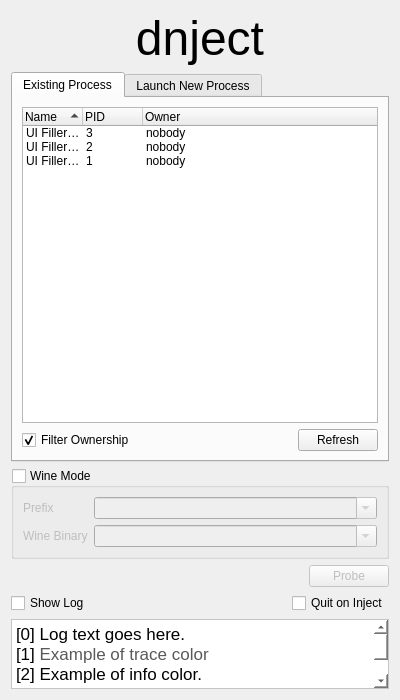
<?xml version="1.0" encoding="UTF-8"?>
<ui version="4.0">
 <class>main</class>
 <widget class="QWidget" name="main">
  <property name="geometry">
   <rect>
    <x>0</x>
    <y>0</y>
    <width>400</width>
    <height>700</height>
   </rect>
  </property>
  <property name="sizePolicy">
   <sizepolicy hsizetype="Preferred" vsizetype="Preferred">
    <horstretch>0</horstretch>
    <verstretch>2</verstretch>
   </sizepolicy>
  </property>
  <property name="minimumSize">
   <size>
    <width>400</width>
    <height>650</height>
   </size>
  </property>
  <property name="maximumSize">
   <size>
    <width>600</width>
    <height>16777215</height>
   </size>
  </property>
  <property name="windowTitle">
   <string>dnject</string>
  </property>
  <layout class="QVBoxLayout" name="verticalLayout">
   <item>
    <widget class="QLabel" name="title">
     <property name="font">
      <font>
       <pointsize>36</pointsize>
      </font>
     </property>
     <property name="toolTip">
      <string>$wag$oft present</string>
     </property>
     <property name="text">
      <string>dnject</string>
     </property>
     <property name="alignment">
      <set>Qt::AlignHCenter|Qt::AlignTop</set>
     </property>
    </widget>
   </item>
   <item>
    <widget class="QStackedWidget" name="main_stack">
     <property name="currentIndex">
      <number>0</number>
     </property>
     <widget class="QWidget" name="target_page">
      <layout class="QVBoxLayout" name="verticalLayout_5">
       <property name="leftMargin">
        <number>0</number>
       </property>
       <property name="topMargin">
        <number>0</number>
       </property>
       <property name="rightMargin">
        <number>0</number>
       </property>
       <property name="bottomMargin">
        <number>0</number>
       </property>
       <item>
        <widget class="QTabWidget" name="target_tabs">
         <property name="enabled">
          <bool>true</bool>
         </property>
         <property name="currentIndex">
          <number>0</number>
         </property>
         <widget class="QWidget" name="proc_tab">
          <property name="sizePolicy">
           <sizepolicy hsizetype="Expanding" vsizetype="Preferred">
            <horstretch>0</horstretch>
            <verstretch>0</verstretch>
           </sizepolicy>
          </property>
          <attribute name="title">
           <string>Existing Process</string>
          </attribute>
          <attribute name="toolTip">
           <string>Choose a running process to inject into</string>
          </attribute>
          <layout class="QVBoxLayout" name="verticalLayout_3">
           <item>
            <widget class="QTreeWidget" name="proc_table">
             <property name="indentation">
              <number>0</number>
             </property>
             <property name="uniformRowHeights">
              <bool>true</bool>
             </property>
             <property name="itemsExpandable">
              <bool>false</bool>
             </property>
             <property name="sortingEnabled">
              <bool>true</bool>
             </property>
             <property name="expandsOnDoubleClick">
              <bool>false</bool>
             </property>
             <attribute name="headerDefaultSectionSize">
              <number>60</number>
             </attribute>
             <attribute name="headerStretchLastSection">
              <bool>true</bool>
             </attribute>
             <column>
              <property name="text">
               <string>Name</string>
              </property>
             </column>
             <column>
              <property name="text">
               <string>PID</string>
              </property>
             </column>
             <column>
              <property name="text">
               <string>Owner</string>
              </property>
             </column>
             <item>
              <property name="text">
               <string>UI Filler Process 3</string>
              </property>
              <property name="text">
               <string>3</string>
              </property>
              <property name="text">
               <string>nobody</string>
              </property>
             </item>
             <item>
              <property name="text">
               <string>UI Filler Process 2</string>
              </property>
              <property name="text">
               <string>2</string>
              </property>
              <property name="text">
               <string>nobody</string>
              </property>
             </item>
             <item>
              <property name="text">
               <string>UI Filler Process</string>
              </property>
              <property name="text">
               <string>1</string>
              </property>
              <property name="text">
               <string>nobody</string>
              </property>
             </item>
            </widget>
           </item>
           <item>
            <layout class="QHBoxLayout" name="proc_table_tools_layout">
             <item>
              <widget class="QCheckBox" name="proc_owner_filter">
               <property name="toolTip">
                <string>Filters the process list to processes owned by the current user</string>
               </property>
               <property name="text">
                <string>Filter Ownership</string>
               </property>
               <property name="checked">
                <bool>true</bool>
               </property>
              </widget>
             </item>
             <item>
              <widget class="QPushButton" name="proc_refresh">
               <property name="sizePolicy">
                <sizepolicy hsizetype="Fixed" vsizetype="Fixed">
                 <horstretch>0</horstretch>
                 <verstretch>0</verstretch>
                </sizepolicy>
               </property>
               <property name="toolTip">
                <string>Refresh the list of processes</string>
               </property>
               <property name="text">
                <string>Refresh</string>
               </property>
              </widget>
             </item>
            </layout>
           </item>
          </layout>
         </widget>
         <widget class="QWidget" name="launch_tab">
          <property name="sizePolicy">
           <sizepolicy hsizetype="Expanding" vsizetype="Preferred">
            <horstretch>0</horstretch>
            <verstretch>0</verstretch>
           </sizepolicy>
          </property>
          <attribute name="title">
           <string>Launch New Process</string>
          </attribute>
          <attribute name="toolTip">
           <string>Select an executable to launch as a child process and inject into</string>
          </attribute>
          <layout class="QGridLayout" name="gridLayout_2">
           <property name="leftMargin">
            <number>8</number>
           </property>
           <property name="rightMargin">
            <number>8</number>
           </property>
           <property name="bottomMargin">
            <number>3</number>
           </property>
           <property name="horizontalSpacing">
            <number>8</number>
           </property>
           <property name="verticalSpacing">
            <number>5</number>
           </property>
           <item row="0" column="1">
            <widget class="QComboBox" name="exe_path_edit">
             <property name="sizePolicy">
              <sizepolicy hsizetype="Expanding" vsizetype="Fixed">
               <horstretch>0</horstretch>
               <verstretch>0</verstretch>
              </sizepolicy>
             </property>
             <property name="toolTip">
              <string>Path to the executable which dnject will probe and launch</string>
             </property>
             <property name="editable">
              <bool>true</bool>
             </property>
             <property name="insertPolicy">
              <enum>QComboBox::InsertAtTop</enum>
             </property>
             <property name="placeholderText">
              <string>Executable Path</string>
             </property>
            </widget>
           </item>
           <item row="4" column="0" colspan="3">
            <widget class="QGroupBox" name="env_gbox">
             <property name="title">
              <string>Environment variables</string>
             </property>
             <layout class="QGridLayout" name="gridLayout_3">
              <property name="leftMargin">
               <number>8</number>
              </property>
              <property name="topMargin">
               <number>8</number>
              </property>
              <property name="rightMargin">
               <number>8</number>
              </property>
              <property name="bottomMargin">
               <number>5</number>
              </property>
              <property name="horizontalSpacing">
               <number>3</number>
              </property>
              <item row="2" column="1">
               <widget class="QToolButton" name="env_del_button">
                <property name="sizePolicy">
                 <sizepolicy hsizetype="Fixed" vsizetype="Fixed">
                  <horstretch>0</horstretch>
                  <verstretch>1</verstretch>
                 </sizepolicy>
                </property>
                <property name="text">
                 <string>+</string>
                </property>
               </widget>
              </item>
              <item row="2" column="0" rowspan="3">
               <widget class="QTreeWidget" name="env_table">
                <property name="showDropIndicator" stdset="0">
                 <bool>false</bool>
                </property>
                <property name="alternatingRowColors">
                 <bool>true</bool>
                </property>
                <property name="rootIsDecorated">
                 <bool>false</bool>
                </property>
                <property name="sortingEnabled">
                 <bool>true</bool>
                </property>
                <column>
                 <property name="text">
                  <string>Key</string>
                 </property>
                </column>
                <column>
                 <property name="text">
                  <string>Value</string>
                 </property>
                </column>
                <item>
                 <property name="text">
                  <string>UI Test Var</string>
                 </property>
                 <property name="text">
                  <string>1</string>
                 </property>
                </item>
                <item>
                 <property name="text">
                  <string>UI Test 2</string>
                 </property>
                 <property name="text">
                  <string>/bin</string>
                 </property>
                </item>
               </widget>
              </item>
              <item row="0" column="0">
               <widget class="QCheckBox" name="inherit_env_checkbox">
                <property name="toolTip">
                 <string>Whether to include dnject's environment variables into the target launch environment.</string>
                </property>
                <property name="text">
                 <string>Inherit environment</string>
                </property>
               </widget>
              </item>
              <item row="4" column="1">
               <widget class="QToolButton" name="env_add_button">
                <property name="enabled">
                 <bool>false</bool>
                </property>
                <property name="sizePolicy">
                 <sizepolicy hsizetype="Fixed" vsizetype="Fixed">
                  <horstretch>0</horstretch>
                  <verstretch>1</verstretch>
                 </sizepolicy>
                </property>
                <property name="text">
                 <string>-</string>
                </property>
               </widget>
              </item>
              <item row="3" column="1">
               <spacer name="verticalSpacer">
                <property name="orientation">
                 <enum>Qt::Vertical</enum>
                </property>
                <property name="sizeHint" stdset="0">
                 <size>
                  <width>0</width>
                  <height>0</height>
                 </size>
                </property>
               </spacer>
              </item>
             </layout>
            </widget>
           </item>
           <item row="0" column="0">
            <widget class="QLabel" name="exe_label">
             <property name="text">
              <string>Executable</string>
             </property>
            </widget>
           </item>
           <item row="2" column="0">
            <widget class="QLabel" name="cwd_label">
             <property name="toolTip">
              <string/>
             </property>
             <property name="text">
              <string>Work Dir</string>
             </property>
            </widget>
           </item>
           <item row="0" column="2">
            <widget class="QToolButton" name="exe_pick">
             <property name="text">
              <string/>
             </property>
            </widget>
           </item>
           <item row="2" column="2">
            <widget class="QToolButton" name="cwd_pick">
             <property name="text">
              <string/>
             </property>
            </widget>
           </item>
           <item row="2" column="1">
            <widget class="QComboBox" name="cwd_path_edit">
             <property name="sizePolicy">
              <sizepolicy hsizetype="Expanding" vsizetype="Fixed">
               <horstretch>0</horstretch>
               <verstretch>0</verstretch>
              </sizepolicy>
             </property>
             <property name="toolTip">
              <string>Optional path to the working directory in which the target will launch</string>
             </property>
             <property name="editable">
              <bool>true</bool>
             </property>
             <property name="insertPolicy">
              <enum>QComboBox::InsertAtTop</enum>
             </property>
             <property name="placeholderText">
              <string>Working Directory (Optional)</string>
             </property>
            </widget>
           </item>
          </layout>
         </widget>
        </widget>
       </item>
       <item>
        <widget class="QGroupBox" name="wine_mode_gbox">
         <property name="toolTip">
          <string>Enable windows library injection in wine context of target</string>
         </property>
         <property name="title">
          <string>Wine Mode</string>
         </property>
         <property name="checkable">
          <bool>true</bool>
         </property>
         <property name="checked">
          <bool>false</bool>
         </property>
         <layout class="QGridLayout" name="wine_gbox_layout">
          <property name="sizeConstraint">
           <enum>QLayout::SetMinimumSize</enum>
          </property>
          <item row="0" column="1">
           <widget class="QComboBox" name="wine_prefix">
            <property name="enabled">
             <bool>false</bool>
            </property>
            <property name="sizePolicy">
             <sizepolicy hsizetype="Expanding" vsizetype="Fixed">
              <horstretch>0</horstretch>
              <verstretch>0</verstretch>
             </sizepolicy>
            </property>
            <property name="toolTip">
             <string>The wine prefix that dnject will run the win32 injection in</string>
            </property>
            <property name="editable">
             <bool>true</bool>
            </property>
            <property name="insertPolicy">
             <enum>QComboBox::InsertAtTop</enum>
            </property>
           </widget>
          </item>
          <item row="1" column="0">
           <widget class="QLabel" name="wine_loc_label">
            <property name="text">
             <string>Wine Binary</string>
            </property>
           </widget>
          </item>
          <item row="1" column="1">
           <widget class="QComboBox" name="wine_loc">
            <property name="enabled">
             <bool>false</bool>
            </property>
            <property name="sizePolicy">
             <sizepolicy hsizetype="Expanding" vsizetype="Fixed">
              <horstretch>0</horstretch>
              <verstretch>0</verstretch>
             </sizepolicy>
            </property>
            <property name="toolTip">
             <string>The wine executable that dnject will use to run the win32 injection</string>
            </property>
            <property name="editable">
             <bool>true</bool>
            </property>
            <property name="insertPolicy">
             <enum>QComboBox::InsertAtTop</enum>
            </property>
            <property name="duplicatesEnabled">
             <bool>true</bool>
            </property>
           </widget>
          </item>
          <item row="0" column="0">
           <widget class="QLabel" name="wine_prefix_label">
            <property name="text">
             <string>Prefix</string>
            </property>
           </widget>
          </item>
         </layout>
        </widget>
       </item>
       <item>
        <layout class="QHBoxLayout" name="probe_btn_layout">
         <item>
          <spacer name="probe_btn_spacer">
           <property name="orientation">
            <enum>Qt::Horizontal</enum>
           </property>
           <property name="sizeHint" stdset="0">
            <size>
             <width>0</width>
             <height>0</height>
            </size>
           </property>
          </spacer>
         </item>
         <item>
          <widget class="QPushButton" name="probe_button">
           <property name="enabled">
            <bool>false</bool>
           </property>
           <property name="text">
            <string>Probe</string>
           </property>
           <property name="autoDefault">
            <bool>true</bool>
           </property>
           <property name="default">
            <bool>true</bool>
           </property>
          </widget>
         </item>
        </layout>
       </item>
      </layout>
     </widget>
     <widget class="QWidget" name="attach_inject_page">
      <layout class="QVBoxLayout" name="verticalLayout_6">
       <property name="spacing">
        <number>8</number>
       </property>
       <property name="leftMargin">
        <number>0</number>
       </property>
       <property name="topMargin">
        <number>0</number>
       </property>
       <property name="rightMargin">
        <number>0</number>
       </property>
       <property name="bottomMargin">
        <number>0</number>
       </property>
       <item>
        <widget class="QGroupBox" name="target_gbox">
         <property name="title">
          <string>Target</string>
         </property>
         <property name="flat">
          <bool>false</bool>
         </property>
         <property name="checkable">
          <bool>false</bool>
         </property>
         <layout class="QGridLayout" name="target_gbox_layout">
          <property name="sizeConstraint">
           <enum>QLayout::SetMinimumSize</enum>
          </property>
          <property name="topMargin">
           <number>8</number>
          </property>
          <property name="bottomMargin">
           <number>8</number>
          </property>
          <item row="2" column="1">
           <widget class="QLabel" name="t_user">
            <property name="text">
             <string>Owner:</string>
            </property>
           </widget>
          </item>
          <item row="2" column="0">
           <widget class="QLabel" name="t_pid">
            <property name="text">
             <string>PID:</string>
            </property>
           </widget>
          </item>
          <item row="3" column="1">
           <widget class="QLabel" name="t_type">
            <property name="text">
             <string>Type:</string>
            </property>
           </widget>
          </item>
          <item row="4" column="0" colspan="2">
           <widget class="QLabel" name="t_has_perms">
            <property name="toolTip">
             <string>UI Placeholder: elaborate on status here</string>
            </property>
            <property name="text">
             <string>Can Attach:</string>
            </property>
           </widget>
          </item>
          <item row="3" column="0">
           <widget class="QLabel" name="t_exe">
            <property name="text">
             <string>Executable:</string>
            </property>
            <property name="wordWrap">
             <bool>true</bool>
            </property>
           </widget>
          </item>
          <item row="6" column="0" colspan="2">
           <layout class="QHBoxLayout" name="t_actions">
            <item>
             <widget class="QPushButton" name="copy_or_launch_button">
              <property name="toolTip">
               <string>Copy target process information to Launch page</string>
              </property>
              <property name="text">
               <string>Copy to Launch</string>
              </property>
             </widget>
            </item>
            <item>
             <spacer name="t_actions_spacer">
              <property name="orientation">
               <enum>Qt::Horizontal</enum>
              </property>
              <property name="sizeHint" stdset="0">
               <size>
                <width>0</width>
                <height>0</height>
               </size>
              </property>
             </spacer>
            </item>
            <item>
             <widget class="QPushButton" name="kill_button">
              <property name="enabled">
               <bool>false</bool>
              </property>
              <property name="sizePolicy">
               <sizepolicy hsizetype="Preferred" vsizetype="Fixed">
                <horstretch>0</horstretch>
                <verstretch>0</verstretch>
               </sizepolicy>
              </property>
              <property name="toolTip">
               <string>(violently)</string>
              </property>
              <property name="text">
               <string>Kill</string>
              </property>
             </widget>
            </item>
            <item>
             <widget class="QPushButton" name="attach_button">
              <property name="sizePolicy">
               <sizepolicy hsizetype="Preferred" vsizetype="Fixed">
                <horstretch>0</horstretch>
                <verstretch>0</verstretch>
               </sizepolicy>
              </property>
              <property name="toolTip">
               <string>Attempt to gain control of the process. This can involve privelege elevation depending on the platform and target.</string>
              </property>
              <property name="text">
               <string>Attach</string>
              </property>
              <property name="autoDefault">
               <bool>true</bool>
              </property>
              <property name="default">
               <bool>true</bool>
              </property>
             </widget>
            </item>
           </layout>
          </item>
          <item row="1" column="0">
           <widget class="QLabel" name="t_name">
            <property name="text">
             <string>Name:</string>
            </property>
           </widget>
          </item>
          <item row="1" column="1">
           <widget class="QLabel" name="t_status">
            <property name="text">
             <string>Status:</string>
            </property>
           </widget>
          </item>
         </layout>
        </widget>
       </item>
       <item>
        <widget class="QGroupBox" name="lib_list_gbox">
         <property name="enabled">
          <bool>false</bool>
         </property>
         <property name="title">
          <string>Inject List</string>
         </property>
         <property name="alignment">
          <set>Qt::AlignLeading|Qt::AlignLeft|Qt::AlignVCenter</set>
         </property>
         <layout class="QVBoxLayout" name="lib_list_gbox_layout">
          <property name="spacing">
           <number>5</number>
          </property>
          <property name="sizeConstraint">
           <enum>QLayout::SetMinimumSize</enum>
          </property>
          <property name="topMargin">
           <number>8</number>
          </property>
          <property name="bottomMargin">
           <number>3</number>
          </property>
          <item>
           <layout class="QGridLayout" name="lib_list_layout">
            <property name="verticalSpacing">
             <number>3</number>
            </property>
            <item row="0" column="0" rowspan="4">
             <widget class="QListWidget" name="lib_list">
              <property name="toolTip">
               <string>List of libraries to inject to target.
Drag drag to reorder and drop files to add them.</string>
              </property>
              <property name="styleSheet">
               <string notr="true">background-color: rgba(0,0,0,0)</string>
              </property>
              <property name="editTriggers">
               <set>QAbstractItemView::DoubleClicked|QAbstractItemView::EditKeyPressed|QAbstractItemView::SelectedClicked</set>
              </property>
              <property name="dragEnabled">
               <bool>true</bool>
              </property>
              <property name="dragDropMode">
               <enum>QAbstractItemView::InternalMove</enum>
              </property>
              <property name="defaultDropAction">
               <enum>Qt::LinkAction</enum>
              </property>
              <property name="alternatingRowColors">
               <bool>true</bool>
              </property>
              <property name="movement">
               <enum>QListView::Free</enum>
              </property>
             </widget>
            </item>
            <item row="3" column="1">
             <widget class="QToolButton" name="lib_del">
              <property name="enabled">
               <bool>false</bool>
              </property>
              <property name="sizePolicy">
               <sizepolicy hsizetype="Preferred" vsizetype="Preferred">
                <horstretch>0</horstretch>
                <verstretch>0</verstretch>
               </sizepolicy>
              </property>
              <property name="toolTip">
               <string>Remove library from injection list</string>
              </property>
              <property name="text">
               <string>-</string>
              </property>
             </widget>
            </item>
            <item row="0" column="1">
             <widget class="QToolButton" name="lib_add">
              <property name="sizePolicy">
               <sizepolicy hsizetype="Preferred" vsizetype="Preferred">
                <horstretch>0</horstretch>
                <verstretch>0</verstretch>
               </sizepolicy>
              </property>
              <property name="toolTip">
               <string>Add manual entry to injection list</string>
              </property>
              <property name="text">
               <string>+</string>
              </property>
              <property name="icon">
               <iconset theme="list-add">
                <normaloff>.</normaloff>.</iconset>
              </property>
              <property name="toolButtonStyle">
               <enum>Qt::ToolButtonTextOnly</enum>
              </property>
             </widget>
            </item>
            <item row="1" column="1">
             <widget class="QToolButton" name="lib_pick">
              <property name="sizePolicy">
               <sizepolicy hsizetype="Preferred" vsizetype="Preferred">
                <horstretch>0</horstretch>
                <verstretch>0</verstretch>
               </sizepolicy>
              </property>
              <property name="toolTip">
               <string>Open file picker to add library to injection list</string>
              </property>
              <property name="text">
               <string>...</string>
              </property>
              <property name="icon">
               <iconset theme="folder-open">
                <normaloff>.</normaloff>.</iconset>
              </property>
             </widget>
            </item>
            <item row="2" column="1">
             <widget class="QToolButton" name="lib_move">
              <property name="enabled">
               <bool>false</bool>
              </property>
              <property name="sizePolicy">
               <sizepolicy hsizetype="Preferred" vsizetype="Preferred">
                <horstretch>0</horstretch>
                <verstretch>0</verstretch>
               </sizepolicy>
              </property>
              <property name="toolTip">
               <string>Move library upwards in injection list</string>
              </property>
              <property name="text">
               <string>^</string>
              </property>
              <property name="icon">
               <iconset theme="go-up">
                <normaloff>.</normaloff>.</iconset>
              </property>
             </widget>
            </item>
            <item row="0" column="0" rowspan="4">
             <widget class="QLabel" name="lib_drag_label">
              <property name="text">
               <string>Drop libraries here to add</string>
              </property>
              <property name="alignment">
               <set>Qt::AlignCenter</set>
              </property>
             </widget>
            </item>
           </layout>
          </item>
          <item>
           <layout class="QHBoxLayout" name="inject_btn_layout">
            <item>
             <spacer name="inject_btn_spacer">
              <property name="orientation">
               <enum>Qt::Horizontal</enum>
              </property>
              <property name="sizeHint" stdset="0">
               <size>
                <width>0</width>
                <height>0</height>
               </size>
              </property>
             </spacer>
            </item>
            <item>
             <widget class="QPushButton" name="inject_button">
              <property name="enabled">
               <bool>false</bool>
              </property>
              <property name="text">
               <string>Inject</string>
              </property>
             </widget>
            </item>
           </layout>
          </item>
         </layout>
        </widget>
       </item>
       <item>
        <widget class="QGroupBox" name="module_list_gbox">
         <property name="enabled">
          <bool>false</bool>
         </property>
         <property name="title">
          <string>Injected Modules</string>
         </property>
         <layout class="QVBoxLayout" name="verticalLayout_7">
          <property name="spacing">
           <number>5</number>
          </property>
          <property name="sizeConstraint">
           <enum>QLayout::SetMinimumSize</enum>
          </property>
          <property name="topMargin">
           <number>8</number>
          </property>
          <property name="bottomMargin">
           <number>3</number>
          </property>
          <item>
           <widget class="QTreeWidget" name="module_list">
            <property name="editTriggers">
             <set>QAbstractItemView::NoEditTriggers</set>
            </property>
            <property name="showDropIndicator" stdset="0">
             <bool>false</bool>
            </property>
            <property name="alternatingRowColors">
             <bool>true</bool>
            </property>
            <property name="rootIsDecorated">
             <bool>false</bool>
            </property>
            <property name="uniformRowHeights">
             <bool>true</bool>
            </property>
            <property name="sortingEnabled">
             <bool>true</bool>
            </property>
            <property name="headerHidden">
             <bool>false</bool>
            </property>
            <attribute name="headerDefaultSectionSize">
             <number>50</number>
            </attribute>
            <column>
             <property name="text">
              <string/>
             </property>
            </column>
            <column>
             <property name="text">
              <string>File</string>
             </property>
            </column>
            <column>
             <property name="text">
              <string>Handle</string>
             </property>
            </column>
            <item>
             <property name="text">
              <string>New Item</string>
             </property>
             <property name="text">
              <string>UI Test lib</string>
             </property>
             <property name="text">
              <string>0x000</string>
             </property>
            </item>
            <item>
             <property name="text">
              <string>New Item</string>
             </property>
             <property name="text">
              <string>2</string>
             </property>
             <property name="text">
              <string>3</string>
             </property>
            </item>
           </widget>
          </item>
          <item>
           <layout class="QHBoxLayout" name="eject_btn_layout">
            <item>
             <spacer name="eject_spacer">
              <property name="orientation">
               <enum>Qt::Horizontal</enum>
              </property>
              <property name="sizeHint" stdset="0">
               <size>
                <width>0</width>
                <height>0</height>
               </size>
              </property>
             </spacer>
            </item>
            <item>
             <widget class="QPushButton" name="eject_button">
              <property name="enabled">
               <bool>false</bool>
              </property>
              <property name="text">
               <string>Eject</string>
              </property>
             </widget>
            </item>
           </layout>
          </item>
         </layout>
        </widget>
       </item>
       <item>
        <layout class="QHBoxLayout" name="return_btn_layout">
         <item>
          <widget class="QPushButton" name="return_button">
           <property name="text">
            <string>Back</string>
           </property>
          </widget>
         </item>
         <item>
          <spacer name="horizontalSpacer">
           <property name="orientation">
            <enum>Qt::Horizontal</enum>
           </property>
           <property name="sizeHint" stdset="0">
            <size>
             <width>0</width>
             <height>0</height>
            </size>
           </property>
          </spacer>
         </item>
        </layout>
       </item>
      </layout>
     </widget>
    </widget>
   </item>
   <item>
    <layout class="QHBoxLayout" name="action_layout">
     <item>
      <widget class="QCheckBox" name="log_check">
       <property name="toolTip">
        <string>Shows a frame containing dnject's log messages (also available in stdout)</string>
       </property>
       <property name="text">
        <string>Show Log</string>
       </property>
      </widget>
     </item>
     <item>
      <spacer name="horizontalSpacer_2">
       <property name="orientation">
        <enum>Qt::Horizontal</enum>
       </property>
       <property name="sizeHint" stdset="0">
        <size>
         <width>0</width>
         <height>0</height>
        </size>
       </property>
      </spacer>
     </item>
     <item>
      <widget class="QCheckBox" name="quit_done_check">
       <property name="toolTip">
        <string>Close dnject if all libraries are sucessfully injected</string>
       </property>
       <property name="text">
        <string>Quit on Inject</string>
       </property>
      </widget>
     </item>
    </layout>
   </item>
   <item>
    <widget class="QTextEdit" name="log_box">
     <property name="sizePolicy">
      <sizepolicy hsizetype="Expanding" vsizetype="Preferred">
       <horstretch>0</horstretch>
       <verstretch>0</verstretch>
      </sizepolicy>
     </property>
     <property name="visible">
      <bool>false</bool>
     </property>
     <property name="styleSheet">
      <string notr="true">background-color: rgba(255,255,255,255)</string>
     </property>
     <property name="readOnly">
      <bool>true</bool>
     </property>
     <property name="html">
      <string>&lt;!DOCTYPE HTML PUBLIC &quot;-//W3C//DTD HTML 4.0//EN&quot; &quot;http://www.w3.org/TR/REC-html40/strict.dtd&quot;&gt;
&lt;html&gt;&lt;head&gt;&lt;meta name=&quot;qrichtext&quot; content=&quot;1&quot; /&gt;&lt;meta charset=&quot;utf-8&quot; /&gt;&lt;style type=&quot;text/css&quot;&gt;
p, li { white-space: pre-wrap; }
hr { height: 1px; border-width: 0; }
li.unchecked::marker { content: &quot;\2610&quot;; }
li.checked::marker { content: &quot;\2612&quot;; }
&lt;/style&gt;&lt;/head&gt;&lt;body style=&quot; font-family:'.AppleSystemUIFont'; font-size:13pt; font-weight:400; font-style:normal;&quot;&gt;
&lt;p style=&quot; margin-top:0px; margin-bottom:0px; margin-left:0px; margin-right:0px; -qt-block-indent:0; text-indent:0px;&quot;&gt;&lt;span style=&quot; color:#000000;&quot;&gt;[0] Log text goes here.&lt;/span&gt;&lt;/p&gt;
&lt;p style=&quot; margin-top:0px; margin-bottom:0px; margin-left:0px; margin-right:0px; -qt-block-indent:0; text-indent:0px;&quot;&gt;&lt;span style=&quot; color:#000000;&quot;&gt;[1] &lt;/span&gt;&lt;span style=&quot; color:#595959;&quot;&gt;Example of trace color&lt;/span&gt;&lt;/p&gt;
&lt;p style=&quot; margin-top:0px; margin-bottom:0px; margin-left:0px; margin-right:0px; -qt-block-indent:0; text-indent:0px;&quot;&gt;&lt;span style=&quot; color:#000000;&quot;&gt;[2] Example of info color.&lt;/span&gt;&lt;/p&gt;
&lt;p style=&quot; margin-top:0px; margin-bottom:0px; margin-left:0px; margin-right:0px; -qt-block-indent:0; text-indent:0px;&quot;&gt;&lt;span style=&quot; color:#000000;&quot;&gt;[3] &lt;/span&gt;&lt;span style=&quot; color:#b3b300;&quot;&gt;Example of warning color!&lt;/span&gt;&lt;/p&gt;
&lt;p style=&quot; margin-top:0px; margin-bottom:0px; margin-left:0px; margin-right:0px; -qt-block-indent:0; text-indent:0px;&quot;&gt;&lt;span style=&quot; color:#000000;&quot;&gt;[4] &lt;/span&gt;&lt;span style=&quot; color:#b30000;&quot;&gt;Example of error color!!&lt;/span&gt;&lt;/p&gt;&lt;/body&gt;&lt;/html&gt;</string>
     </property>
     <property name="textInteractionFlags">
      <set>Qt::TextSelectableByKeyboard|Qt::TextSelectableByMouse</set>
     </property>
     <property name="placeholderText">
      <string>Log Text Here</string>
     </property>
    </widget>
   </item>
  </layout>
 </widget>
 <resources/>
 <connections/>
</ui>
